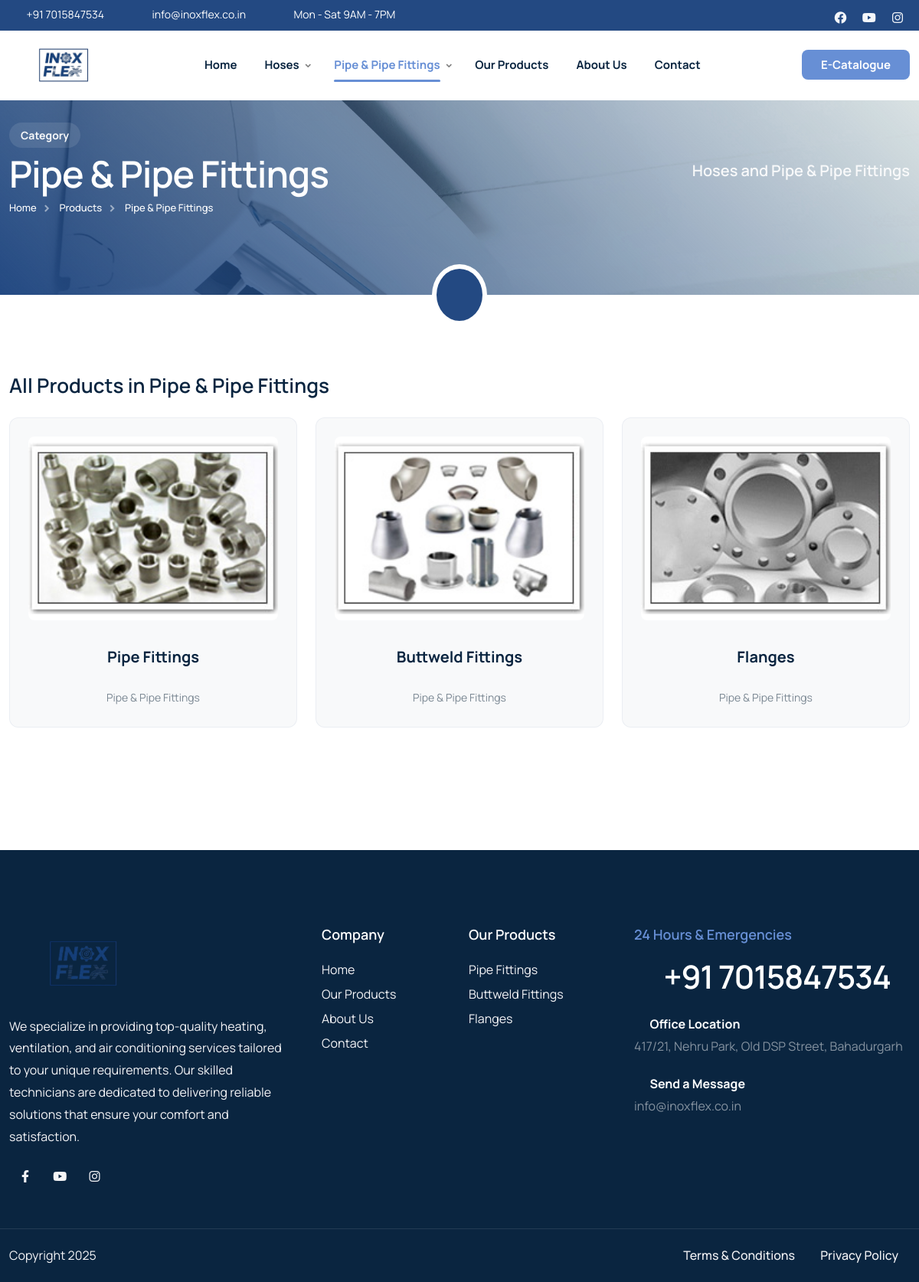
The app's page /cat/pipe-fittings/ with its own data.
### home/models.py (models this page shows, shortened)
class Category(models.Model):
    name = models.CharField(max_length=100)
    slug = models.SlugField(blank=True, null=True)
    description = RichTextField(blank=True, null=True)
    image = models.ImageField(upload_to='categories/', blank=True, null=True)
    status = models.BooleanField(default=True)
    seo_title = models.CharField(max_length=70, blank=True, null=True, help_text="SEO Title (recommended: 50-60 characters)")
    seo_description = models.TextField(max_length=160, blank=True, null=True, help_text="SEO Meta Description (recommended: 150-160 characters)")
    seo_keywords = models.CharField(max_length=255, blank=True, null=True, help_text="SEO Keywords (comma-separated)")
    og_image = models.ImageField(upload_to='seo/og/', blank=True, null=True, help_text="Open Graph Image (1200x630px recommended)")
    created_at = models.DateTimeField(auto_now_add=True)
    updated_at = models.DateTimeField(auto_now=True)
    def get_seo_title(self):
        return self.seo_title or self.name
    def get_seo_description(self):
        return self.seo_description or (self.description[:157] + '...' if self.description and len(self.description) > 160 else self.description)
    def get_og_image(self):
        if self.og_image:
            return self.og_image.url
        elif self.image:
            return self.image.url
        return None

class Product(models.Model):
    name = models.CharField(max_length=100)
    slug = models.SlugField(blank=True, null=True)
    description = RichTextField(blank=True, null=True)
    specifications = RichTextField(blank=True, null=True, help_text="Add product specifications, technical details, or table data here. You can use HTML tables.")
    image = models.ImageField(upload_to='products/', blank=True, null=True)
    image_url = models.URLField(max_length=500, blank=True, null=True, help_text="Alternative: Use image URL instead of uploading")
    price = models.DecimalField(max_digits=10, decimal_places=2)
    category = models.ForeignKey(Category, on_delete=models.CASCADE, related_name='products')
    status = models.BooleanField(default=True)
    seo_title = models.CharField(max_length=70, blank=True, null=True, help_text="SEO Title (recommended: 50-60 characters)")
    seo_description = models.TextField(max_length=160, blank=True, null=True, help_text="SEO Meta Description (recommended: 150-160 characters)")
    seo_keywords = models.CharField(max_length=255, blank=True, null=True, help_text="SEO Keywords (comma-separated)")
    og_image = models.ImageField(upload_to='seo/og/', blank=True, null=True, help_text="Open Graph Image (1200x630px recommended)")
    created_at = models.DateTimeField(auto_now_add=True)
    updated_at = models.DateTimeField(auto_now=True)
    def get_image(self):
        if self.image:
            return self.image.url
        elif self.image_url:
            return self.image_url
        return None

### home/views.py (the view)
# urls.py: path('cat/<slug:slug>/', views.category_detail, name='category_detail'),
def category_detail(request, slug):
    category = get_object_or_404(Category, slug=slug, status=True)
    subcategories = SubCategory.objects.filter(category=category, status=True)
    products = Product.objects.filter(category=category, status=True)
    og_image = category.get_og_image()
    if og_image and not og_image.startswith('http'):
        og_image = request.build_absolute_uri(og_image)
    context = {
        'category': category,
        'subcategories': subcategories,
        'products': products,
        'seo_title': category.get_seo_title(),
        'seo_description': category.get_seo_description(),
        'seo_keywords': category.seo_keywords,
        'og_title': category.get_seo_title(),
        'og_description': category.get_seo_description(),
        'og_image': og_image,
        'og_type': 'website',
        'canonical_url': request.build_absolute_uri(),
    }
    return render(request, 'categories/detail.html', context)

### templates/categories/detail.html (shortened to what this page needs)
{% load static %}
<!DOCTYPE html>
<html lang="en">
{% include "head.html" %}
<body>
    <div id="wrapper">
        {% include "header.html" %}
        <div class="no-bottom no-top" id="content">
            <section id="subheader" class="jarallax text-light">
                <img src="{% static 'images/background/11.webp' %}" class="jarallax-img" alt="">
                <div class="container relative z-index-1000">
                    <div class="row align-items-center">
                        <div class="col-lg-6">
                            <div class="subtitle s2 bg-color text-light wow fadeInUp mb-2">Category</div>
                            <h1>{{ category.name }}</h1>
                            <ul class="crumb">
                                <li><a href="{% url 'homepage' %}">Home</a></li>
                                <li><a href="{% url 'product_list' %}">Products</a></li>
                                <li class="active">{{ category.name }}</li>
                            </ul>
                        </div>
                        <div class="col-lg-6 text-lg-end">
                            <div class="fs-20 fw-600 no-bottom sm-hide">Hoses and Pipe & Pipe Fittings</div>
                        </div>
                    </div>
                </div>
                <div class="de-overlay"></div>
            </section>
            <div class="bg-color relative z-index-1000 mt-40 mb40">
                <div class="border-white-6 text-center bg-color text-white w-84px h-80px p-3 circle absolute abs-center sm-hide" alt="">
                    <i class="icofont-shopping-cart fs-36"></i>
                </div>
            </div>
            <section>
                <div class="container">
                    <div class="row">
                        <div class="col-lg-12">
                            <h3 class="mb-4">
                                {% if subcategories %}
                                All Products in {{ category.name }}
                                {% else %}
                                {{ category.name }} Products
                                {% endif %}
                            </h3>
                        </div>
                    </div>
                    <div class="row g-4">
                        {% if products %}
                            {% for product in products %}
                            <div class="col-lg-4 col-md-6">
                                <div class="inox-product-card bg-light relative hover overflow-hidden rounded-1">
                                   <div class="text-center py-3">
                                       {% if product.get_image %}
                                           <img src="{{ product.get_image }}" class="w-80" alt="{{ product.name }}">
                                       {% else %}
                                           <img src="{% static 'images/products/1.webp' %}" class="w-80" alt="{{ product.name }}">
                                       {% endif %}
                                       <h4>{{ product.name }}</h4>
                                       <p class="small">{{ product.category.name }}</p>
                                   </div>
                                </div>
                            </div>
                            {% endfor %}
                        {% endif %}
                    </div>
                    <div class="spacer-double"></div>
                </div>
            </section>
        </div>
        {% include "footer.html" %}
    </div>
</body>
</html>

### templates/header.html (shortened to what this page needs)
{% load static %}
<header class="header-light scroll-light has-topbar">
    <div id="topbar">
        <div class="container">
            <div class="row">
                <div class="col-lg-12">
                    <div class="d-flex justify-content-between xs-hide">
                        <div class="header-widget d-flex">
                            <div class="topbar-widget"><a href="tel:+917015847534"><i class="icofont-phone"></i>+91 7015847534</a></div>
                            <div class="topbar-widget"><a href="mailto:info@inoxflex.co.in"><i class="icofont-envelope"></i>info@inoxflex.co.in</a></div>
                            <div class="topbar-widget"><a href="#"><i class="icofont-wall-clock"></i>Mon - Sat 9AM - 7PM</a></div>
                        </div>
                        <div class="d-flex align-items-center">
                            <div class="social-icons">
                                {% if site_settings.facebook_url %}
                                <a href="{{ site_settings.facebook_url }}" target="_blank" rel="noopener noreferrer"><i class="fa-brands fa-facebook fa-lg"></i></a>
                                {% endif %}
                                {% if site_settings.youtube_url %}
                                <a href="{{ site_settings.youtube_url }}" target="_blank" rel="noopener noreferrer"><i class="fa-brands fa-youtube fa-lg"></i></a>
                                {% endif %}
                                {% if site_settings.instagram_url %}
                                <a href="{{ site_settings.instagram_url }}" target="_blank" rel="noopener noreferrer"><i class="fa-brands fa-instagram fa-lg"></i></a>
                                {% endif %}
                            </div>
                        </div>
                    </div>
                </div>
            </div>
        </div>
    </div>
    <div class="container">
        <div class="row">
            <div class="col-md-12">
                <div class="de-flex sm-pt10">
                    <div class="de-flex-col">
                        <div id="logo">
                            <a href="{% url 'homepage' %}">
                                <img class="logo-main" src="{% static 'images/logo/logo.png' %}" alt="Inox Flex" width="200" height="70" style="object-fit: contain;">
                            </a>
                        </div>
                    </div>
                    <div class="de-flex-col header-col-mid">
                        <ul id="mainmenu">
                            <li><a class="menu-item"  href="{% url 'homepage' %}">Home</a></li>
                            {% for category in categories %}
                            <li><a class="menu-item{% if request.resolver_match.kwargs.slug == category.slug or request.resolver_match.kwargs.category_slug == category.slug %} is-active{% endif %}" {% if request.resolver_match.kwargs.slug == category.slug %}aria-current="page"{% endif %} href="{% url 'category_detail' slug=category.slug %}">{{ category.name }}</a>
                            </li>
                            {% endfor %}
                            <li><a class="menu-item"  href="{% url 'product_list' %}">Our Products</a></li>
                            <li><a class="menu-item"  href="{% url 'about' %}">About Us</a></li>
                            <li><a class="menu-item"  href="{% url 'contact' %}">Contact</a></li>
                        </ul>
                    </div>
                    <div class="de-flex-col">
                        <div class="menu_side_area">
                            <a href="{% static 'file/INOX FLEX.pdf' %}" class="btn-main bg-color-2 e-catalogue-btn" target="_blank">E-Catalogue</a>
                        </div>
                    </div>
                </div>
            </div>
        </div>
    </div>
</header>

### templates/footer.html (shortened to what this page needs)
{% load static %}
<footer class="section-dark">
    <div class="container">
        <div class="row gx-5">
            <div class="col-lg-4 col-sm-6">
                <img src="{% static "images/logo/logo.png" %}" alt="" width="200">
                <div class="spacer-20"></div>
                <p>We specialize in providing top-quality heating, ventilation, and air conditioning services tailored to your unique requirements. Our skilled technicians are dedicated to delivering reliable solutions that ensure your comfort and satisfaction.</p>
                <div class="social-icons mb-sm-30">
                    {% if site_settings.facebook_url %}
                    <a href="{{ site_settings.facebook_url }}" target="_blank" rel="noopener noreferrer"><i class="fa-brands fa-facebook-f"></i></a>
                    {% endif %}
                    {% if site_settings.youtube_url %}
                    <a href="{{ site_settings.youtube_url }}" target="_blank" rel="noopener noreferrer"><i class="fa-brands fa-youtube"></i></a>
                    {% endif %}
                    {% if site_settings.instagram_url %}
                    <a href="{{ site_settings.instagram_url }}" target="_blank" rel="noopener noreferrer"><i class="fa-brands fa-instagram"></i></a>
                    {% endif %}
                </div>
            </div>
            <div class="col-lg-4 col-sm-12 order-lg-1 order-sm-2">
                <div class="row">
                    <div class="col-lg-6 col-sm-6">
                        <div class="widget">
                            <h5>Company</h5>
                            <ul>
                                <li><a href="/">Home</a></li>
                                <li><a href="/products">Our Products</a></li>
                                <li><a href="/about">About Us</a></li>
                                <li><a href="/contact">Contact</a></li>
                            </ul>
                        </div>
                    </div>
                    <div class="col-lg-6 col-sm-6">
                        <div class="widget">
                            <h5>Our Products</h5>
                            <ul>
                                {% for product in products %}
                                <li><a href="{% url 'product_detail' category_slug=product.category.slug product_slug=product.slug %}">{{ product.name }}</a></li>
                                {% empty %}
                                <li><a href="{% url 'product_list' %}">View All Products</a></li>
                                {% endfor %}
                            </ul>
                        </div>
                    </div>
                </div>
            </div>
            <div class="col-lg-4 col-sm-6 order-lg-2 order-sm-1">
                <div class="widget">
                    <h5 class="id-color-2">24 Hours &amp; Emergencies</h5>
                    <h2 class="jarallax mb0 wow fadeInUp" data-wow-delay=".2s">
                        <a href="tel:+917015847534" class="text-decoration-none text-white hover-color-2">
                            <i class="icofont-phone-circle id-color-2"></i> +91 7015847534
                        </a>
                    </h2>
                    <div class="spacer-20"></div>
                    <div class="fw-bold text-white"><i class="icofont-location-pin me-2 id-color-2"></i>Office Location</div>
                    <a href="https://www.google.com/maps/search/?api=1&query=417/21,+Nehru+Park,+Old+DSP+Street,+Bahadurgarh" target="_blank" class="text-decoration-none text-white-50 hover-color-2">
                        417/21, Nehru Park, Old DSP Street, Bahadurgarh
                    </a>
                    <div class="spacer-20"></div>
                    <div class="fw-bold text-white"><i class="icofont-envelope me-2 id-color-2"></i>Send a Message</div>
                    <a href="mailto:info@inoxflex.co.in" class="text-decoration-none text-white-50 hover-color-2">
                        info@inoxflex.co.in
                    </a>
                </div>
            </div>
        </div>
    </div>
    <div class="subfooter">
        <div class="container">
            <div class="row">
                <div class="col-md-12">
                    <div class="de-flex">
                        <div class="de-flex-col">
                            Copyright 2025
                        </div>
                        <ul class="menu-simple">
                            <li><a href="{% url 'terms' %}">Terms &amp; Conditions</a></li>
                            <li><a href="{% url 'privacy' %}">Privacy Policy</a></li>
                        </ul>
                    </div>
                </div>
            </div>
        </div>
    </div>
</footer>

### records on screen
Category: name "Hoses"
Category: name "Pipe & Pipe Fittings"
Product: get_image (picture), name "Pipe Fittings", category.name "Pipe & Pipe Fittings"
Product: get_image (picture), name "Buttweld Fittings", category.name "Pipe & Pipe Fittings"
Product: get_image (picture), name "Flanges", category.name "Pipe & Pipe Fittings"
